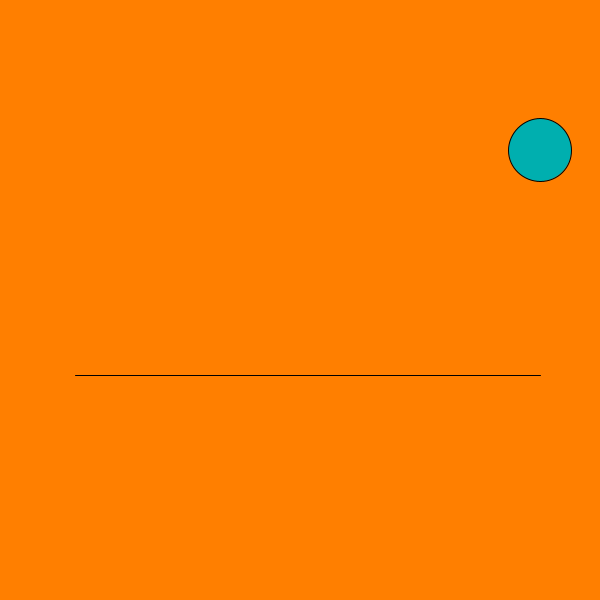
Frame 1 (no input)
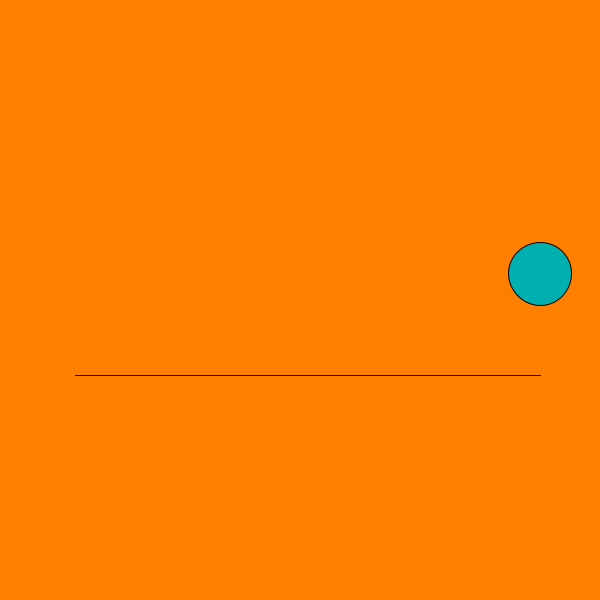
Frame 60 (the mouse pressed at the canvas centre just before this capture)
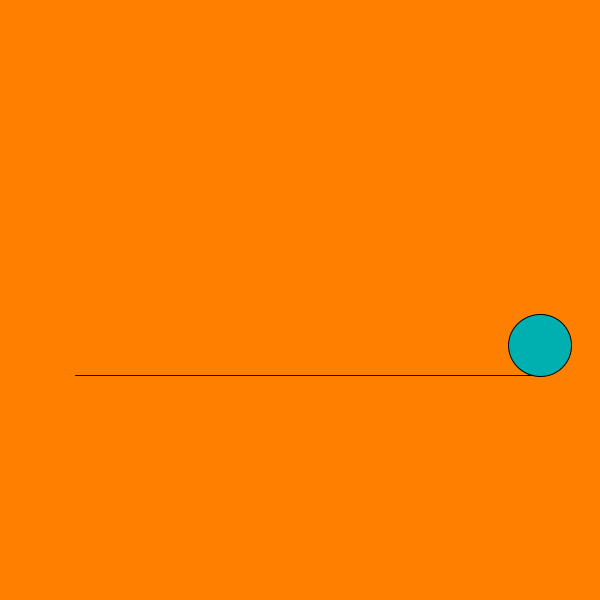
Frame 120 (the mouse held since frame 60 and released just before this capture)

The Processing sketch that drew these frames (run headless with seeded random() and noise(); from frame 60 on, the mouse is pressed at the canvas centre):

// Processing sketch: SampleCollide
// ── SampleCollide.pde
float characterHeight;
float barrelStartingPositionX;
float barrelStartingPositionY;
float barrelRadius ; 
float x, y, w;
float spdX, spdY, theta, rotSpd;

float slopePositionStartX;
float slopePositionStartY;
float slopePositionEndX;
float slopePositionEndY;

void setup() {
  size(600, 600);
  characterHeight = height / 6;
  slopePositionStartX = width * 1/8;
  slopePositionStartY = height * 5/8;
  slopePositionEndX = width * 9/10;
  slopePositionEndY = slopePositionStartY;
  
  // initialize global variables
  barrelStartingPositionX = width * 9/10;
  barrelStartingPositionY = width * 1/4;
  
  x = barrelStartingPositionX;
  y = barrelStartingPositionY;
  barrelRadius = characterHeight*5/8;
  spdX = 1;
  spdY = 2.1;
  //rotSpd = PI/180;
  fill(0, 175, 175);
  //noStroke();
} // end setup

void draw() {
  background(255, 127, 0);
  
  line(slopePositionStartX, slopePositionStartY, slopePositionEndX, slopePositionEndY);
  
  pushMatrix();
  ellipse(x, y, barrelRadius, barrelRadius);
  popMatrix();
  
  collide();

} 


void collide() {
  if (y < slopePositionStartY-barrelRadius/2) {
    y += spdY;
  }
  else if (y == slopePositionStartY-barrelRadius/2) { 
    x -= spdX;
  } 
} 
